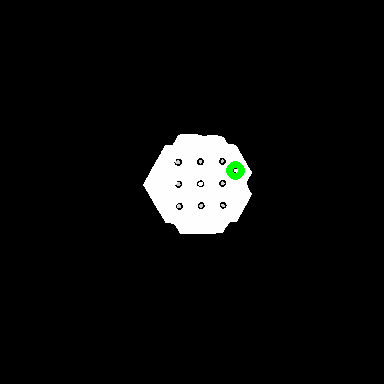
#> input picture TurtleBOt_Gazebo/catkin_ws/src/my_nodes/output/difference_map.png, 384 x 384 px
$ python -i detect_anomaly.py   (imports and definitions only)
#> lines starting #> are read from the running program, lines starting #| are printed output that depends on the picture; after the words box and inside, x2 and y2 are one past the last pixel; in counts of white or black regions, pixels touching at a corner belong together
#> further down, picture is the input picture: shape (384, 384, 3); mean B, G, R 13.2, 13.6, 13.2
import matplotlib.pyplot as plt
import os

from skimage.metrics import structural_similarity as SIMM
import matplotlib.pyplot as plt
import cv2
import numpy as np
import json


# [94 lines left out: function getMapEdge, not called in this run]


def getImageFeature(img,showFeatures = True,bThresh = False):
#> called with showFeatures = True, bThresh = False
    gray = img[:,:,0]

    hist,bin_edgs=np.histogram(gray,bins=50) #getting the histogram of the image
#> hist = 50 values, max 139772 at index 0, min 0 at index 1, mean 2949.1; bin_edgs = 51 values from 0 to 254
    bin_c=0.5*(bin_edgs[:-1]+bin_edgs[1:]) #getting all the centres of the bins of the histogram
#> bin_c = 50 values from 2.54 to 251.5
    bin_threshold=sum(bin_c)/len(bin_c) #setting the threshold as average of all the bin centres
#> bin_threshold = 127

    bin_threshold += 48
#> bin_threshold = 175
    if(bThresh):
        bin_threshold = 50

    # Denoise
    deNoise = cv2.bilateralFilter(gray,9,75,75) # blur but keeping edge
    deNoise = cv2.medianBlur(deNoise,5)
    deNoise = cv2.bilateralFilter(gray,9,75,75)

    # Get Bin Mask
    binary_img = deNoise > bin_threshold #forming the binary image
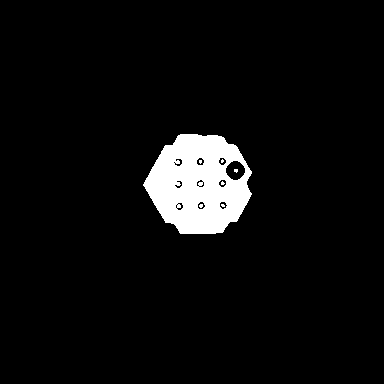
#> binary_img: shape (384, 384) bool; 5.2% white; 7 white regions (6 under 20 px), largest, box (x1, y1, x2, y2) and area: (143, 134, 252, 234) 7618
    binary_img.dtype='uint8' # convert binary_img in type of true false to decimal array
    binMask = binary_img

    binary_img.dtype='uint8' # convert binary_img in type of true false to decimal 0-1 array
    binary_img = np.array(binary_img*255,dtype=np.uint8) # convert binary_img in type of true false to decimal 0-255 array

    # Get Edge
    ## from bin
    # edged = cv2.Canny(binary_img, 30, 200)
    blurBin = cv2.GaussianBlur(binary_img,(3,3), 0, 0)
    edged = cv2.Canny(blurBin, 100, 200)
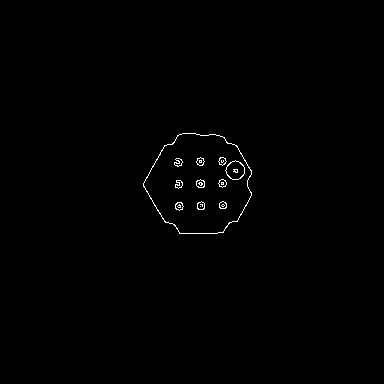
#> edged: shape (384, 384); 0.49% white in thin lines or dots, all inside (x1, y1, x2, y2) = (143, 133, 252, 234)
    ## from gray
    edge_gray = cv2.Canny(gray, 200, 255)
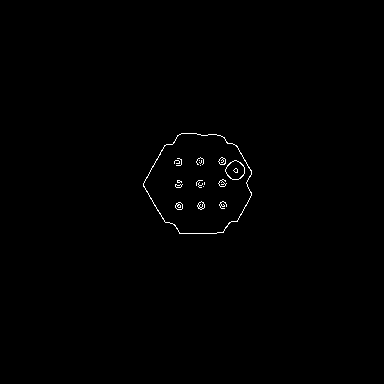
#> edge_gray: shape (384, 384); 0.45% white in thin lines or dots, all inside (x1, y1, x2, y2) = (143, 133, 252, 234)
    ## sharpen the grayscale even more and get edge via canny-gray
    sharpen_filter=np.array([[-1,-1,-1],
                    [-1,9,-1],
                    [-1,-1,-1]])
    ### applying kernels to the input image to get the sharpened image
    sharp_image=cv2.filter2D(deNoise,-1,sharpen_filter)
    edge_gray_sharp = cv2.Canny(sharp_image, 200, 255)
#> edge_gray_sharp: shape (384, 384); 0.42% white in thin lines or dots, all inside (x1, y1, x2, y2) = (143, 133, 253, 234)

    # Find Contour
    contours, hierarchy = cv2.findContours(edged, cv2.RETR_EXTERNAL, cv2.CHAIN_APPROX_NONE)
#> contours = 1 contour; box (x1, y1, x2, y2) and area: (143, 133, 252, 234) 8177
    contourImg = cv2.bitwise_and(img, img, mask=binMask)
    # contourImg = img.copy()
    ## approximate contour


    # Draw all contours
    cv2.drawContours(contourImg, contours, -1,  (255, 0, 255), 3) # -1 signifies drawing all contours


    # draw the biggest contour (ContourMax) in cyan
    contourMax = max(contours, key = cv2.contourArea)
#> contourMax = contour of 308 points, box (x1, y1, x2, y2) (143, 133, 252, 234), area 8177

    ## Draw the detecting rectangle
    x,y,w,h = cv2.boundingRect(contourMax)
#> x = 143; y = 133; w = 109; h = 101
    cv2.rectangle(contourImg,(x,y),(x+w,y+h),(0,255,0),2)

    ## Find the biggest Contour and draw it
    cv2.drawContours(contourImg, contourMax, -1,  (9, 255, 255), 3) # -1 signifies drawing all contours
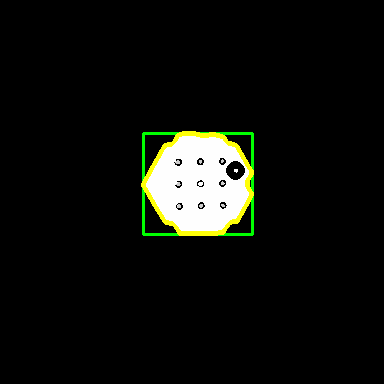
#> contourImg: shape (384, 384, 3); mean B, G, R 12, 16.2, 14.6

    # Get new bin Mask from Contour
#> (the run stopped early here; a loop or call above may not have finished)
